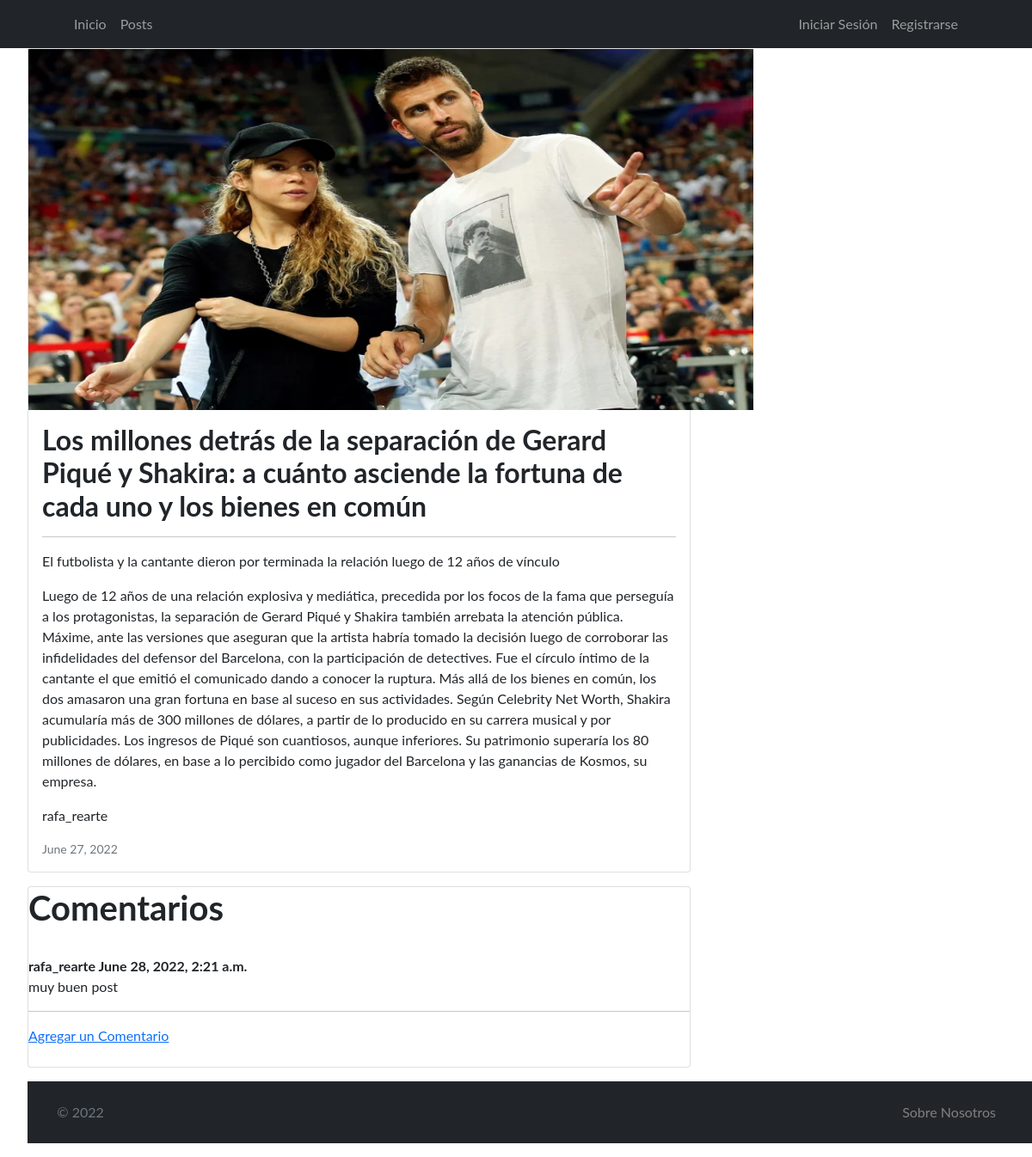
The page /post/detalle_post/44 on the database its author committed.
### post/models.py (models this page shows, shortened)
class Post(models.Model):
    title = models.CharField(max_length=300)
    subtitle = models.CharField(max_length=500)
    text = models.TextField(max_length=4000)
    author = models.CharField(max_length=50)
    image = models.ImageField(upload_to='post_image/', null=True, blank=True)
    date = models.DateField(default=date.today)

class Comment(models.Model):
    post = models.ForeignKey(Post, related_name="comments", on_delete=models.CASCADE)
    author = models.CharField(max_length=255)
    body = models.TextField()
    date = models.DateTimeField(auto_now_add=True)

### post/views.py (the view)
# urls.py: path('detalle_post/<int:pk>', views.detallePost, name='detalle_post'),
def detallePost(request, pk: int):
    post = Post.objects.get(pk=pk)
    return render(request, 'post/post_detail.html', context= {'post': post})

### post/templates/post/post_detail.html
{% extends "post/blog.html" %}
{%block changing_content%}
<ul>
    <div class="row">
        <div class="col-lg-8">
            <div class="card mb-6">
            {% if post.image %}
            <img  src="{{post.image.url}}"alt="" width="843" height="420"  >
            {% endif %}
            <div class="card-body">
                <h2 class="card-title">{{post.title}}</h2>
                <hr></hr>
                <p class="card-text">{{post.subtitle}}</p>
                <p class="card-text">{{post.text}}</p>
                <p class="card-text">{{post.author}}</p>
                <div class="small text-muted">{{post.date}}</div>
                </div>
            </div>
        </div>
    </div>
</ul>
<ul>
    <div class="row">
        <div class="col-lg-8">
            <div class="card mb-6">
                <h1>Comentarios</h1>
                <br/>
                {% if not post.comments.all %}
                    No hay comentarios todavia...<a href="{% url 'post:form_comment' post.pk %}">
                    Agrega uno</a>
                {% else %}
                    {% for comment in post.comments.all %}
                        <strong>
                            {{ comment.author }}
                            {{ comment.date }}
                        </strong>
                        {{  comment.body  }}
                        <br/>
                        <hr>
                    {% endfor %}
                    <a href="{% url 'post:form_comment' post.pk %}">Agregar un Comentario</a>
                {% endif %}
                <br>
            </div>
        </div>
    </div>
</ul>
<ul>
{% endblock %}

### rows shown on the page
Post: image (picture), title "Los millones detrás de la separación de Gerard Piqué y Shakira: a cuánto asciende la fortuna de cada uno y los bienes en común", subtitle "El futbolista y la cantante dieron por terminada la relación luego de 12 años de vínculo", text "Luego de 12 años de una relación explosiva y mediática, precedida por los focos de la fama que perseguía a los protagonistas, la separación de Gerard Piqué y Shakira también arrebata la atención pública. Máxime, ante las versiones que aseguran que la artista habría tomado la decisión luego de corroborar las infidelidades del defensor del Barcelona, con la participación de detectives. Fue el círculo íntimo de la cantante el que emitió el comunicado dando a conocer la ruptura. Más allá de los bienes en común, los dos amasaron una gran fortuna en base al suceso en sus actividades. Según Celebrity Net Worth, Shakira acumularía más de 300 millones de dólares, a partir de lo producido en su…", author "rafa_rearte", date "June 27, 2022"
Comment: author "rafa_rearte", date "June 28, 2022, 2:21 a.m.", body "muy buen post"
